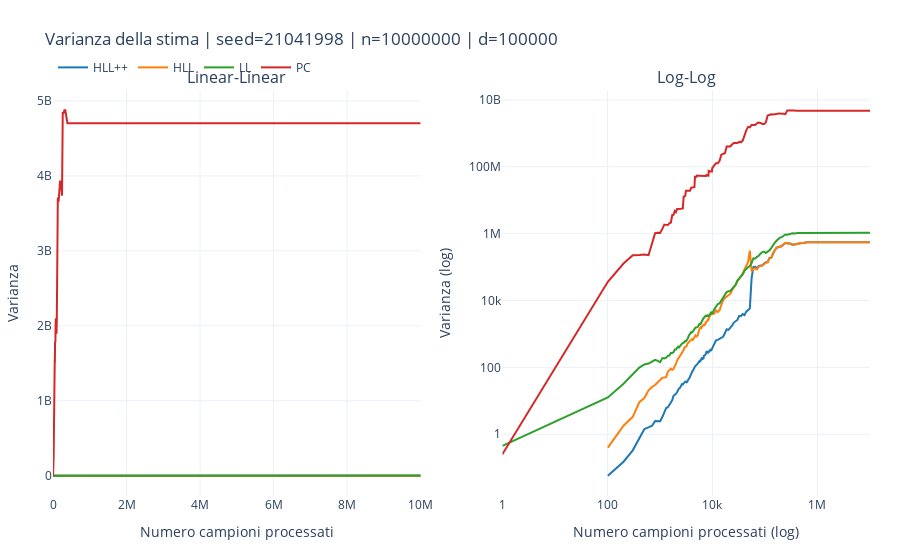
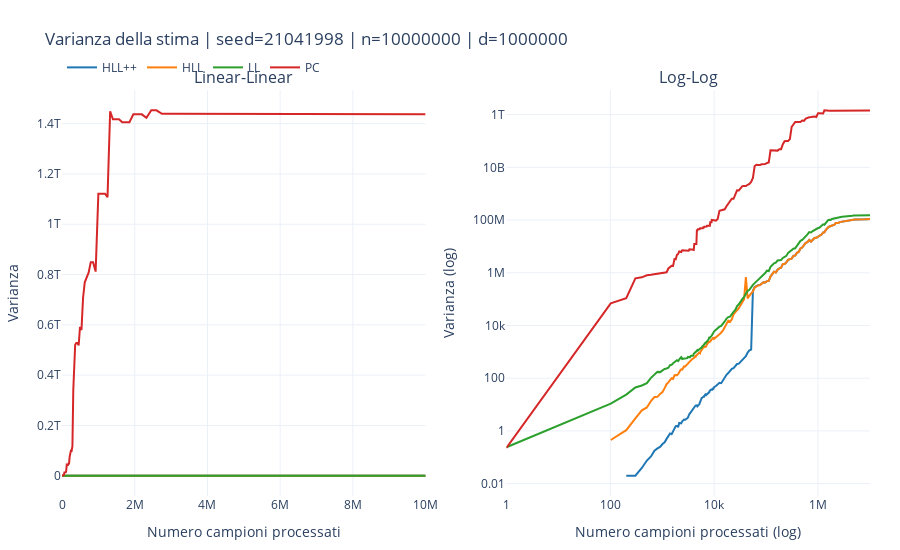
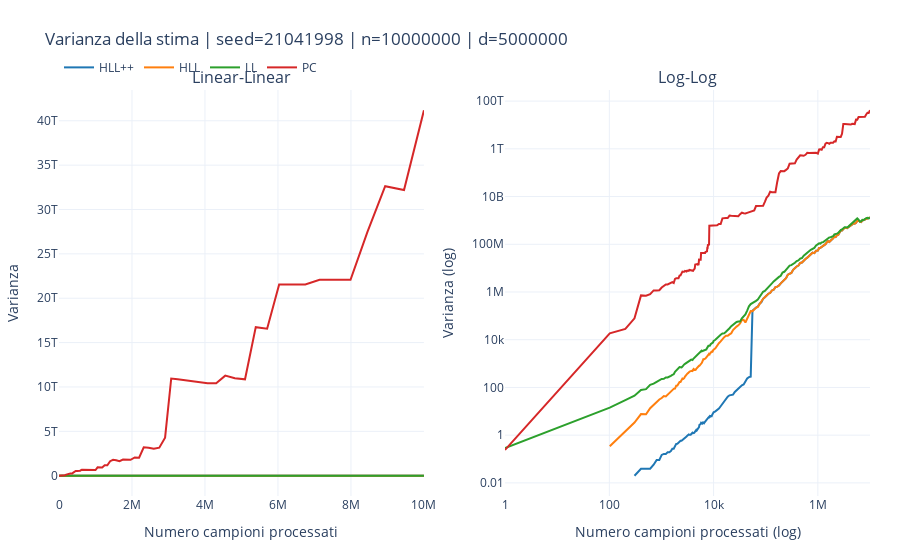
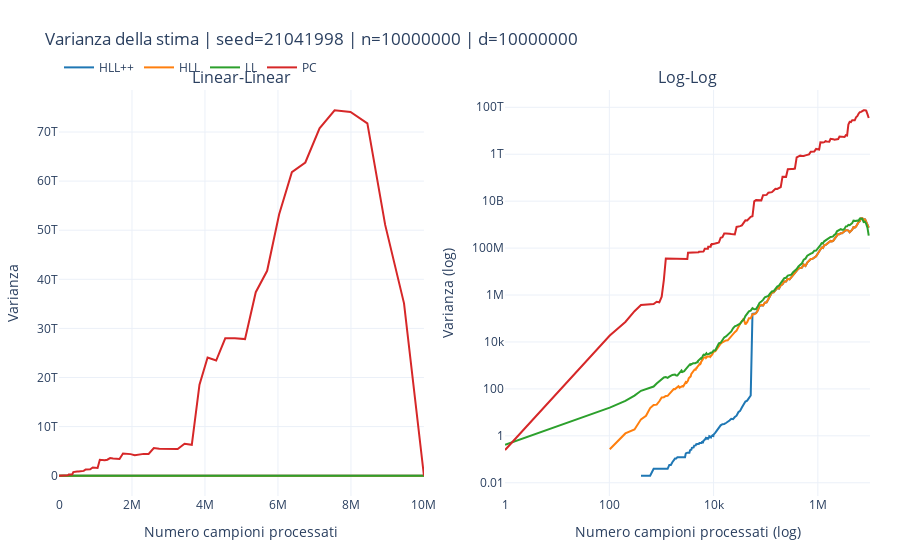

Notebook cell for these charts, in order:
### Code cell
for f0_value in sorted(sel['f0'].unique().tolist()):
    d = sel[sel['f0'] == f0_value].sort_values(['algo','number_of_elements_processed'])
    fig = make_subplots(rows=1, cols=2, subplot_titles=('Linear-Linear', 'Log-Log'), horizontal_spacing=0.1)

    for algo in [a for a in ['HLL++','HLL','LL','PC'] if a in d['algo'].unique()]:
        a = d[d['algo'] == algo]
        c = COLORS.get(algo, '#444444')

        fig.add_trace(go.Scatter(
            x=a['number_of_elements_processed'], y=a['variance'], mode='lines', name=algo,
            legendgroup=algo, line=dict(color=c, width=2),
            hovertemplate='algoritmo: %{fullData.name}<br>campioni: %{x}<br>variance: %{y:.6f}<extra></extra>'
        ), row=1, col=1)

        fig.add_trace(go.Scatter(
            x=a['number_of_elements_processed'], y=a['variance'].where(a['variance'] > 0, np.nan),
            mode='lines', name=algo, legendgroup=algo, showlegend=False, line=dict(color=c, width=2),
            hovertemplate='algoritmo: %{fullData.name}<br>campioni: %{x}<br>variance: %{y:.6f}<extra></extra>'
        ), row=1, col=2)

    fig.update_xaxes(title_text='Numero campioni processati', row=1, col=1)
    fig.update_yaxes(title_text='Varianza', row=1, col=1)
    fig.update_xaxes(type='log', title_text='Numero campioni processati (log)', row=1, col=2)
    fig.update_yaxes(type='log', title_text='Varianza (log)', row=1, col=2)

    fig.update_layout(
        title=f'Varianza della stima | seed={TARGET_SEED} | n={TARGET_SAMPLE_SIZE} | d={f0_value}',
        template='plotly_white', hovermode='x unified', dragmode='zoom', height=550,
        legend=dict(orientation='h', yanchor='bottom', y=1.02, xanchor='left', x=0),
        margin=dict(l=50, r=30, t=90, b=50)
    )
    fig.show()

### Figure 1 — Plotly figure (JSON) as saved in the notebook; plotly's stock layout.template omitted (floating-point values rounded to 4 significant figures; data arrays with more than 128 entries replaced by an {"elided": "..."} marker saying what was removed)
{"data": [{"hovertemplate": "algoritmo: %{fullData.name}<br>campioni: %{x}<br>variance: %{y:.6f}<extra></extra>", "legendgroup": "HLL++", "line": {"color": "#1f77b4", "width": 2}, "mode": "lines", "name": "HLL++", "type": "scatter", "x": {"elided": "200 int values"}, "xaxis": "x", "y": {"elided": "200 float values"}, "yaxis": "y"}, {"hovertemplate": "algoritmo: %{fullData.name}<br>campioni: %{x}<br>variance: %{y:.6f}<extra></extra>", "legendgroup": "HLL++", "line": {"color": "#1f77b4", "width": 2}, "mode": "lines", "name": "HLL++", "showlegend": false, "type": "scatter", "x": {"elided": "200 int values"}, "xaxis": "x2", "y": {"elided": "200 float values"}, "yaxis": "y2"}, {"hovertemplate": "algoritmo: %{fullData.name}<br>campioni: %{x}<br>variance: %{y:.6f}<extra></extra>", "legendgroup": "HLL", "line": {"color": "#ff7f0e", "width": 2}, "mode": "lines", "name": "HLL", "type": "scatter", "x": {"elided": "200 int values"}, "xaxis": "x", "y": {"elided": "200 float values"}, "yaxis": "y"}, {"hovertemplate": "algoritmo: %{fullData.name}<br>campioni: %{x}<br>variance: %{y:.6f}<extra></extra>", "legendgroup": "HLL", "line": {"color": "#ff7f0e", "width": 2}, "mode": "lines", "name": "HLL", "showlegend": false, "type": "scatter", "x": {"elided": "200 int values"}, "xaxis": "x2", "y": {"elided": "200 float values"}, "yaxis": "y2"}, {"hovertemplate": "algoritmo: %{fullData.name}<br>campioni: %{x}<br>variance: %{y:.6f}<extra></extra>", "legendgroup": "LL", "line": {"color": "#2ca02c", "width": 2}, "mode": "lines", "name": "LL", "type": "scatter", "x": {"elided": "200 int values"}, "xaxis": "x", "y": {"elided": "200 float values"}, "yaxis": "y"}, {"hovertemplate": "algoritmo: %{fullData.name}<br>campioni: %{x}<br>variance: %{y:.6f}<extra></extra>", "legendgroup": "LL", "line": {"color": "#2ca02c", "width": 2}, "mode": "lines", "name": "LL", "showlegend": false, "type": "scatter", "x": {"elided": "200 int values"}, "xaxis": "x2", "y": {"elided": "200 float values"}, "yaxis": "y2"}, {"hovertemplate": "algoritmo: %{fullData.name}<br>campioni: %{x}<br>variance: %{y:.6f}<extra></extra>", "legendgroup": "PC", "line": {"color": "#d62728", "width": 2}, "mode": "lines", "name": "PC", "type": "scatter", "x": {"elided": "200 int values"}, "xaxis": "x", "y": {"elided": "200 float values"}, "yaxis": "y"}, {"hovertemplate": "algoritmo: %{fullData.name}<br>campioni: %{x}<br>variance: %{y:.6f}<extra></extra>", "legendgroup": "PC", "line": {"color": "#d62728", "width": 2}, "mode": "lines", "name": "PC", "showlegend": false, "type": "scatter", "x": {"elided": "200 int values"}, "xaxis": "x2", "y": {"elided": "200 float values"}, "yaxis": "y2"}], "layout": {"annotations": [{"font": {"size": 16}, "showarrow": false, "text": "Linear-Linear", "x": 0.225, "xanchor": "center", "xref": "paper", "y": 1, "yanchor": "bottom", "yref": "paper"}, {"font": {"size": 16}, "showarrow": false, "text": "Log-Log", "x": 0.775, "xanchor": "center", "xref": "paper", "y": 1, "yanchor": "bottom", "yref": "paper"}], "dragmode": "zoom", "height": 550, "hovermode": "x unified", "legend": {"orientation": "h", "x": 0, "xanchor": "left", "y": 1.02, "yanchor": "bottom"}, "margin": {"b": 50, "l": 50, "r": 30, "t": 90}, "title": {"text": "Varianza della stima | seed=21041998 | n=10000000 | d=100000"}, "xaxis": {"anchor": "y", "domain": [0, 0.45], "title": {"text": "Numero campioni processati"}}, "xaxis2": {"anchor": "y2", "domain": [0.55, 1], "title": {"text": "Numero campioni processati (log)"}, "type": "log"}, "yaxis": {"anchor": "x", "domain": [0, 1], "title": {"text": "Varianza"}}, "yaxis2": {"anchor": "x2", "domain": [0, 1], "title": {"text": "Varianza (log)"}, "type": "log"}}}

### Figure 2 — Plotly figure (JSON) as saved in the notebook; plotly's stock layout.template omitted (floating-point values rounded to 4 significant figures; data arrays with more than 128 entries replaced by an {"elided": "..."} marker saying what was removed)
{"data": [{"hovertemplate": "algoritmo: %{fullData.name}<br>campioni: %{x}<br>variance: %{y:.6f}<extra></extra>", "legendgroup": "HLL++", "line": {"color": "#1f77b4", "width": 2}, "mode": "lines", "name": "HLL++", "type": "scatter", "x": {"elided": "200 int values"}, "xaxis": "x", "y": {"elided": "200 float values"}, "yaxis": "y"}, {"hovertemplate": "algoritmo: %{fullData.name}<br>campioni: %{x}<br>variance: %{y:.6f}<extra></extra>", "legendgroup": "HLL++", "line": {"color": "#1f77b4", "width": 2}, "mode": "lines", "name": "HLL++", "showlegend": false, "type": "scatter", "x": {"elided": "200 int values"}, "xaxis": "x2", "y": {"elided": "200 float values"}, "yaxis": "y2"}, {"hovertemplate": "algoritmo: %{fullData.name}<br>campioni: %{x}<br>variance: %{y:.6f}<extra></extra>", "legendgroup": "HLL", "line": {"color": "#ff7f0e", "width": 2}, "mode": "lines", "name": "HLL", "type": "scatter", "x": {"elided": "200 int values"}, "xaxis": "x", "y": {"elided": "200 float values"}, "yaxis": "y"}, {"hovertemplate": "algoritmo: %{fullData.name}<br>campioni: %{x}<br>variance: %{y:.6f}<extra></extra>", "legendgroup": "HLL", "line": {"color": "#ff7f0e", "width": 2}, "mode": "lines", "name": "HLL", "showlegend": false, "type": "scatter", "x": {"elided": "200 int values"}, "xaxis": "x2", "y": {"elided": "200 float values"}, "yaxis": "y2"}, {"hovertemplate": "algoritmo: %{fullData.name}<br>campioni: %{x}<br>variance: %{y:.6f}<extra></extra>", "legendgroup": "LL", "line": {"color": "#2ca02c", "width": 2}, "mode": "lines", "name": "LL", "type": "scatter", "x": {"elided": "200 int values"}, "xaxis": "x", "y": {"elided": "200 float values"}, "yaxis": "y"}, {"hovertemplate": "algoritmo: %{fullData.name}<br>campioni: %{x}<br>variance: %{y:.6f}<extra></extra>", "legendgroup": "LL", "line": {"color": "#2ca02c", "width": 2}, "mode": "lines", "name": "LL", "showlegend": false, "type": "scatter", "x": {"elided": "200 int values"}, "xaxis": "x2", "y": {"elided": "200 float values"}, "yaxis": "y2"}, {"hovertemplate": "algoritmo: %{fullData.name}<br>campioni: %{x}<br>variance: %{y:.6f}<extra></extra>", "legendgroup": "PC", "line": {"color": "#d62728", "width": 2}, "mode": "lines", "name": "PC", "type": "scatter", "x": {"elided": "200 int values"}, "xaxis": "x", "y": {"elided": "200 float values"}, "yaxis": "y"}, {"hovertemplate": "algoritmo: %{fullData.name}<br>campioni: %{x}<br>variance: %{y:.6f}<extra></extra>", "legendgroup": "PC", "line": {"color": "#d62728", "width": 2}, "mode": "lines", "name": "PC", "showlegend": false, "type": "scatter", "x": {"elided": "200 int values"}, "xaxis": "x2", "y": {"elided": "200 float values"}, "yaxis": "y2"}], "layout": {"annotations": [{"font": {"size": 16}, "showarrow": false, "text": "Linear-Linear", "x": 0.225, "xanchor": "center", "xref": "paper", "y": 1, "yanchor": "bottom", "yref": "paper"}, {"font": {"size": 16}, "showarrow": false, "text": "Log-Log", "x": 0.775, "xanchor": "center", "xref": "paper", "y": 1, "yanchor": "bottom", "yref": "paper"}], "dragmode": "zoom", "height": 550, "hovermode": "x unified", "legend": {"orientation": "h", "x": 0, "xanchor": "left", "y": 1.02, "yanchor": "bottom"}, "margin": {"b": 50, "l": 50, "r": 30, "t": 90}, "title": {"text": "Varianza della stima | seed=21041998 | n=10000000 | d=1000000"}, "xaxis": {"anchor": "y", "domain": [0, 0.45], "title": {"text": "Numero campioni processati"}}, "xaxis2": {"anchor": "y2", "domain": [0.55, 1], "title": {"text": "Numero campioni processati (log)"}, "type": "log"}, "yaxis": {"anchor": "x", "domain": [0, 1], "title": {"text": "Varianza"}}, "yaxis2": {"anchor": "x2", "domain": [0, 1], "title": {"text": "Varianza (log)"}, "type": "log"}}}

### Figure 3 — Plotly figure (JSON) as saved in the notebook; plotly's stock layout.template omitted (floating-point values rounded to 4 significant figures; data arrays with more than 128 entries replaced by an {"elided": "..."} marker saying what was removed)
{"data": [{"hovertemplate": "algoritmo: %{fullData.name}<br>campioni: %{x}<br>variance: %{y:.6f}<extra></extra>", "legendgroup": "HLL++", "line": {"color": "#1f77b4", "width": 2}, "mode": "lines", "name": "HLL++", "type": "scatter", "x": {"elided": "200 int values"}, "xaxis": "x", "y": {"elided": "200 float values"}, "yaxis": "y"}, {"hovertemplate": "algoritmo: %{fullData.name}<br>campioni: %{x}<br>variance: %{y:.6f}<extra></extra>", "legendgroup": "HLL++", "line": {"color": "#1f77b4", "width": 2}, "mode": "lines", "name": "HLL++", "showlegend": false, "type": "scatter", "x": {"elided": "200 int values"}, "xaxis": "x2", "y": {"elided": "200 float values"}, "yaxis": "y2"}, {"hovertemplate": "algoritmo: %{fullData.name}<br>campioni: %{x}<br>variance: %{y:.6f}<extra></extra>", "legendgroup": "HLL", "line": {"color": "#ff7f0e", "width": 2}, "mode": "lines", "name": "HLL", "type": "scatter", "x": {"elided": "200 int values"}, "xaxis": "x", "y": {"elided": "200 float values"}, "yaxis": "y"}, {"hovertemplate": "algoritmo: %{fullData.name}<br>campioni: %{x}<br>variance: %{y:.6f}<extra></extra>", "legendgroup": "HLL", "line": {"color": "#ff7f0e", "width": 2}, "mode": "lines", "name": "HLL", "showlegend": false, "type": "scatter", "x": {"elided": "200 int values"}, "xaxis": "x2", "y": {"elided": "200 float values"}, "yaxis": "y2"}, {"hovertemplate": "algoritmo: %{fullData.name}<br>campioni: %{x}<br>variance: %{y:.6f}<extra></extra>", "legendgroup": "LL", "line": {"color": "#2ca02c", "width": 2}, "mode": "lines", "name": "LL", "type": "scatter", "x": {"elided": "200 int values"}, "xaxis": "x", "y": {"elided": "200 float values"}, "yaxis": "y"}, {"hovertemplate": "algoritmo: %{fullData.name}<br>campioni: %{x}<br>variance: %{y:.6f}<extra></extra>", "legendgroup": "LL", "line": {"color": "#2ca02c", "width": 2}, "mode": "lines", "name": "LL", "showlegend": false, "type": "scatter", "x": {"elided": "200 int values"}, "xaxis": "x2", "y": {"elided": "200 float values"}, "yaxis": "y2"}, {"hovertemplate": "algoritmo: %{fullData.name}<br>campioni: %{x}<br>variance: %{y:.6f}<extra></extra>", "legendgroup": "PC", "line": {"color": "#d62728", "width": 2}, "mode": "lines", "name": "PC", "type": "scatter", "x": {"elided": "200 int values"}, "xaxis": "x", "y": {"elided": "200 float values"}, "yaxis": "y"}, {"hovertemplate": "algoritmo: %{fullData.name}<br>campioni: %{x}<br>variance: %{y:.6f}<extra></extra>", "legendgroup": "PC", "line": {"color": "#d62728", "width": 2}, "mode": "lines", "name": "PC", "showlegend": false, "type": "scatter", "x": {"elided": "200 int values"}, "xaxis": "x2", "y": {"elided": "200 float values"}, "yaxis": "y2"}], "layout": {"annotations": [{"font": {"size": 16}, "showarrow": false, "text": "Linear-Linear", "x": 0.225, "xanchor": "center", "xref": "paper", "y": 1, "yanchor": "bottom", "yref": "paper"}, {"font": {"size": 16}, "showarrow": false, "text": "Log-Log", "x": 0.775, "xanchor": "center", "xref": "paper", "y": 1, "yanchor": "bottom", "yref": "paper"}], "dragmode": "zoom", "height": 550, "hovermode": "x unified", "legend": {"orientation": "h", "x": 0, "xanchor": "left", "y": 1.02, "yanchor": "bottom"}, "margin": {"b": 50, "l": 50, "r": 30, "t": 90}, "title": {"text": "Varianza della stima | seed=21041998 | n=10000000 | d=5000000"}, "xaxis": {"anchor": "y", "domain": [0, 0.45], "title": {"text": "Numero campioni processati"}}, "xaxis2": {"anchor": "y2", "domain": [0.55, 1], "title": {"text": "Numero campioni processati (log)"}, "type": "log"}, "yaxis": {"anchor": "x", "domain": [0, 1], "title": {"text": "Varianza"}}, "yaxis2": {"anchor": "x2", "domain": [0, 1], "title": {"text": "Varianza (log)"}, "type": "log"}}}

### Figure 4 — Plotly figure (JSON) as saved in the notebook; plotly's stock layout.template omitted (floating-point values rounded to 4 significant figures; data arrays with more than 128 entries replaced by an {"elided": "..."} marker saying what was removed)
{"data": [{"hovertemplate": "algoritmo: %{fullData.name}<br>campioni: %{x}<br>variance: %{y:.6f}<extra></extra>", "legendgroup": "HLL++", "line": {"color": "#1f77b4", "width": 2}, "mode": "lines", "name": "HLL++", "type": "scatter", "x": {"elided": "200 int values"}, "xaxis": "x", "y": {"elided": "200 float values"}, "yaxis": "y"}, {"hovertemplate": "algoritmo: %{fullData.name}<br>campioni: %{x}<br>variance: %{y:.6f}<extra></extra>", "legendgroup": "HLL++", "line": {"color": "#1f77b4", "width": 2}, "mode": "lines", "name": "HLL++", "showlegend": false, "type": "scatter", "x": {"elided": "200 int values"}, "xaxis": "x2", "y": {"elided": "200 float values"}, "yaxis": "y2"}, {"hovertemplate": "algoritmo: %{fullData.name}<br>campioni: %{x}<br>variance: %{y:.6f}<extra></extra>", "legendgroup": "HLL", "line": {"color": "#ff7f0e", "width": 2}, "mode": "lines", "name": "HLL", "type": "scatter", "x": {"elided": "200 int values"}, "xaxis": "x", "y": {"elided": "200 float values"}, "yaxis": "y"}, {"hovertemplate": "algoritmo: %{fullData.name}<br>campioni: %{x}<br>variance: %{y:.6f}<extra></extra>", "legendgroup": "HLL", "line": {"color": "#ff7f0e", "width": 2}, "mode": "lines", "name": "HLL", "showlegend": false, "type": "scatter", "x": {"elided": "200 int values"}, "xaxis": "x2", "y": {"elided": "200 float values"}, "yaxis": "y2"}, {"hovertemplate": "algoritmo: %{fullData.name}<br>campioni: %{x}<br>variance: %{y:.6f}<extra></extra>", "legendgroup": "LL", "line": {"color": "#2ca02c", "width": 2}, "mode": "lines", "name": "LL", "type": "scatter", "x": {"elided": "200 int values"}, "xaxis": "x", "y": {"elided": "200 float values"}, "yaxis": "y"}, {"hovertemplate": "algoritmo: %{fullData.name}<br>campioni: %{x}<br>variance: %{y:.6f}<extra></extra>", "legendgroup": "LL", "line": {"color": "#2ca02c", "width": 2}, "mode": "lines", "name": "LL", "showlegend": false, "type": "scatter", "x": {"elided": "200 int values"}, "xaxis": "x2", "y": {"elided": "200 float values"}, "yaxis": "y2"}, {"hovertemplate": "algoritmo: %{fullData.name}<br>campioni: %{x}<br>variance: %{y:.6f}<extra></extra>", "legendgroup": "PC", "line": {"color": "#d62728", "width": 2}, "mode": "lines", "name": "PC", "type": "scatter", "x": {"elided": "200 int values"}, "xaxis": "x", "y": {"elided": "200 float values"}, "yaxis": "y"}, {"hovertemplate": "algoritmo: %{fullData.name}<br>campioni: %{x}<br>variance: %{y:.6f}<extra></extra>", "legendgroup": "PC", "line": {"color": "#d62728", "width": 2}, "mode": "lines", "name": "PC", "showlegend": false, "type": "scatter", "x": {"elided": "200 int values"}, "xaxis": "x2", "y": {"elided": "200 float values"}, "yaxis": "y2"}], "layout": {"annotations": [{"font": {"size": 16}, "showarrow": false, "text": "Linear-Linear", "x": 0.225, "xanchor": "center", "xref": "paper", "y": 1, "yanchor": "bottom", "yref": "paper"}, {"font": {"size": 16}, "showarrow": false, "text": "Log-Log", "x": 0.775, "xanchor": "center", "xref": "paper", "y": 1, "yanchor": "bottom", "yref": "paper"}], "dragmode": "zoom", "height": 550, "hovermode": "x unified", "legend": {"orientation": "h", "x": 0, "xanchor": "left", "y": 1.02, "yanchor": "bottom"}, "margin": {"b": 50, "l": 50, "r": 30, "t": 90}, "title": {"text": "Varianza della stima | seed=21041998 | n=10000000 | d=10000000"}, "xaxis": {"anchor": "y", "domain": [0, 0.45], "title": {"text": "Numero campioni processati"}}, "xaxis2": {"anchor": "y2", "domain": [0.55, 1], "title": {"text": "Numero campioni processati (log)"}, "type": "log"}, "yaxis": {"anchor": "x", "domain": [0, 1], "title": {"text": "Varianza"}}, "yaxis2": {"anchor": "x2", "domain": [0, 1], "title": {"text": "Varianza (log)"}, "type": "log"}}}
